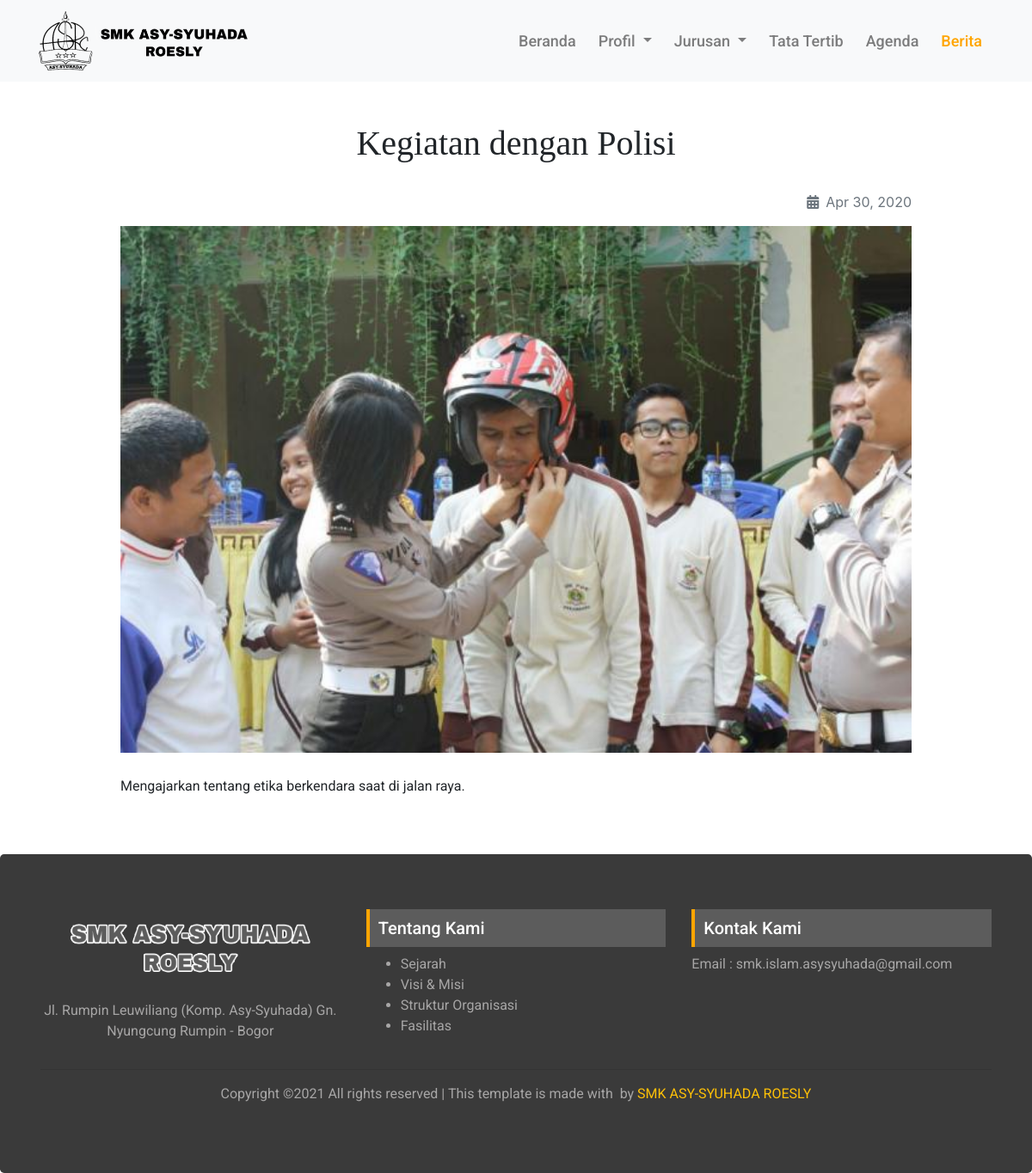
Page /blog/baca/kegiatan-dengan-polisi on the committed database.
### tables this page shows
CREATE TABLE `posts` (
  `id` int(11) NOT NULL AUTO_INCREMENT,
  `title` varchar(255) NOT NULL,
  `seo_title` varchar(255) NOT NULL,
  `content` text NOT NULL,
  `photo` varchar(100) NOT NULL,
  `is_active` char(1) NOT NULL,
  `date` date NOT NULL,
  PRIMARY KEY (`id`)
);

### application/controllers/Blog.php (called while the page is built, shortened)
<?php
class Blog extends CI_Controller {
	public function __construct()
	{
		$this->load->model('berita_model', 'berita');
	}
	public function baca($seo_title)
	{
		$berita = $this->berita->getDataBySeo($seo_title);
		if($berita){
			$data['title']		= 'Berita';
			$data['page']		= 'berita/blog-detail';
			$data['berita']	= $berita;
			$this->load->view('front/layouts/main', $data);
		}else{
			redirect(base_url('home/index'));
		}
	}
}

### index.php (called while the page is built, shortened)
<?php
require_once BASEPATH.'core/CodeIgniter.php';

### application/models/Berita_model.php (called while the page is built, shortened)
<?php
class Berita_model extends CI_Model {
	public function getDataBySeo($seo_title)
	{
		return $this->db->get_where('posts', ['seo_title' => $seo_title])->row();
	}
}

### application/helpers/dateindo_helper.php (called while the page is built, shortened)
<?php
function mediumdate_indo($tgl){
   $ubah = gmdate($tgl, time()+60*60*8);
   $pecah = explode("-",$ubah);
   $tanggal = $pecah[2];
   $bulan = medium_bulan($pecah[1]);
   $tahun = $pecah[0];
   return $bulan . ' ' . $tanggal . ', ' . $tahun;
}
function medium_bulan($bln){
   switch ($bln)
   {
      case 4:
         return "Apr";
         break;
   }
}

### application/views/front/pages/berita/blog-detail.php (the view)
<div class="blog mt-5 mb-5">
	<div class="container">
		<div class="row justify-content-center">
			<div class="col-lg-10">
				<h1 class="text-center"><?= $berita->title ?></h1>
			</div>
		</div>
		<div class="row justify-content-center mt-4">
			<div class="col-lg-10">
				<p class="text-right text-muted"><i class="fa fa-calendar-alt mr-2" aria-hidden="true"></i><?= mediumdate_indo($berita->date) ?></p>
				<img src="<?= base_url('img/berita/' . $berita->photo) ?>">
			</div>
		</div>
		<div class="row justify-content-center mt-4 konten">
			<div class="col-lg-10">
				<?= $berita->content ?>
			</div>
		</div>
	</div>
</div>

### asset/css/style.css (style rules this page uses)
html, body { overflow-x: hidden !important; }
.blog h1 { font-family: 'Playfair Display'; }
.blog img { width: 100%; }
.blog .konten { font-family: 'Roboto'; font-size: 16px; line-height: 30px; }

### rows in the picture
posts: title "Kegiatan dengan Polisi", date "Apr 30, 2020", photo (picture), content "Mengajarkan tentang etika berkendara saat di jalan raya."
